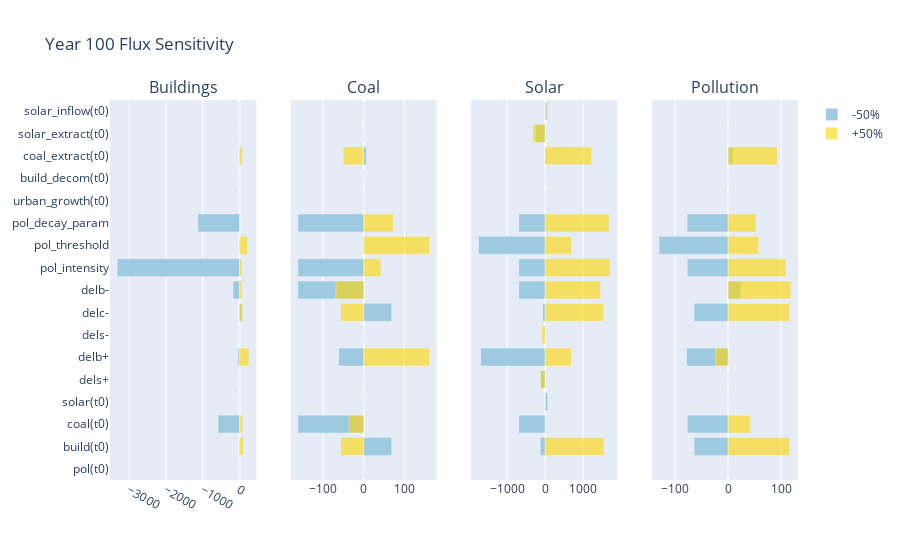

Here is the notebook cell this chart was saved with:
### Code cell
concerns = ["buildings", "coal", "solar", "pollution"]
fig = plot_value_at_time(concerns, "flux")
fig.write_image(f"sens_figures/update_230517/yr_100_flux.png")
fig.show()

### Figure 1 — Plotly figure (JSON) as saved in the notebook; plotly's stock layout.template omitted (floating-point values rounded to 4 significant figures)
{"data": [{"marker": {"color": "rgb(158, 202, 225)"}, "name": "-50%", "orientation": "h", "showlegend": true, "type": "bar", "x": [0, 4.565, -582.8, 0, 0, -40.21, 0, 49.34, -174.6, -3328.0, -7.105e-15, -1134.0, 0, 0, 14.08, 0, 0], "xaxis": "x", "y": ["pol(t0)", "build(t0)", "coal(t0)", "solar(t0)", "dels+", "delb+", "dels-", "delc-", "delb-", "pol_intensity", "pol_threshold", "pol_decay_param", "urban_growth(t0)", "build_decom(t0)", "coal_extract(t0)", "solar_extract(t0)", "solar_inflow(t0)"], "yaxis": "y"}, {"marker": {"color": "rgba(255,215,0,0.6)"}, "name": "+50%", "orientation": "h", "showlegend": true, "type": "bar", "x": [0, 106.9, 89.34, 0, 0, 257.2, 0, 84.66, 68.79, 70.0, 220.7, 18.16, 0, 0, 80.43, 0, 0], "xaxis": "x", "y": ["pol(t0)", "build(t0)", "coal(t0)", "solar(t0)", "dels+", "delb+", "dels-", "delc-", "delb-", "pol_intensity", "pol_threshold", "pol_decay_param", "urban_growth(t0)", "build_decom(t0)", "coal_extract(t0)", "solar_extract(t0)", "solar_inflow(t0)"], "yaxis": "y"}, {"marker": {"color": "rgb(158, 202, 225)"}, "name": "-50%", "orientation": "h", "showlegend": false, "type": "bar", "x": [0, 68.26, -160.9, 0, 0, -60.86, 0, 68.26, -160.9, -160.9, -5.684e-14, -160.9, 0, 0, 6.332, 0, 0], "xaxis": "x2", "y": ["pol(t0)", "build(t0)", "coal(t0)", "solar(t0)", "dels+", "delb+", "dels-", "delc-", "delb-", "pol_intensity", "pol_threshold", "pol_decay_param", "urban_growth(t0)", "build_decom(t0)", "coal_extract(t0)", "solar_extract(t0)", "solar_inflow(t0)"], "yaxis": "y2"}, {"marker": {"color": "rgba(255,215,0,0.6)"}, "name": "+50%", "orientation": "h", "showlegend": false, "type": "bar", "x": [0, -55.83, -35.65, 0, 0, 160.9, 0, -55.83, -67.74, 41.72, 160.9, 72.62, 0, 0, -50.0, 0, 0], "xaxis": "x2", "y": ["pol(t0)", "build(t0)", "coal(t0)", "solar(t0)", "dels+", "delb+", "dels-", "delc-", "delb-", "pol_intensity", "pol_threshold", "pol_decay_param", "urban_growth(t0)", "build_decom(t0)", "coal_extract(t0)", "solar_extract(t0)", "solar_inflow(t0)"], "yaxis": "y2"}, {"marker": {"color": "rgb(158, 202, 225)"}, "name": "-50%", "orientation": "h", "showlegend": false, "type": "bar", "x": [0, -126.5, -691.0, 68.13, -117.8, -1691.0, -15.21, -61.93, -691.0, -691.0, -1752.0, -691.0, 0, 0, 8.281, -250.0, 68.13], "xaxis": "x3", "y": ["pol(t0)", "build(t0)", "coal(t0)", "solar(t0)", "dels+", "delb+", "dels-", "delc-", "delb-", "pol_intensity", "pol_threshold", "pol_decay_param", "urban_growth(t0)", "build_decom(t0)", "coal_extract(t0)", "solar_extract(t0)", "solar_inflow(t0)"], "yaxis": "y3"}, {"marker": {"color": "rgba(255,215,0,0.6)"}, "name": "+50%", "orientation": "h", "showlegend": false, "type": "bar", "x": [0, 1552.0, 5.074, 0, -117.8, 691.0, -83.34, 1540.0, 1454.0, 1710.0, 691.0, 1679.0, 0, 0, 1224.0, -318.1, 37.45], "xaxis": "x3", "y": ["pol(t0)", "build(t0)", "coal(t0)", "solar(t0)", "dels+", "delb+", "dels-", "delc-", "delb-", "pol_intensity", "pol_threshold", "pol_decay_param", "urban_growth(t0)", "build_decom(t0)", "coal_extract(t0)", "solar_extract(t0)", "solar_inflow(t0)"], "yaxis": "y3"}, {"marker": {"color": "rgb(158, 202, 225)"}, "name": "-50%", "orientation": "h", "showlegend": false, "type": "bar", "x": [-3.787e-06, -64.13, -76.63, 0, 0, -78.17, 0, -64.13, 23.67, -76.74, -130.0, -77.16, 0, 0, 9.113, 0, 0], "xaxis": "x4", "y": ["pol(t0)", "build(t0)", "coal(t0)", "solar(t0)", "dels+", "delb+", "dels-", "delc-", "delb-", "pol_intensity", "pol_threshold", "pol_decay_param", "urban_growth(t0)", "build_decom(t0)", "coal_extract(t0)", "solar_extract(t0)", "solar_inflow(t0)"], "yaxis": "y4"}, {"marker": {"color": "rgba(255,215,0,0.6)"}, "name": "+50%", "orientation": "h", "showlegend": false, "type": "bar", "x": [-3.787e-06, 115.8, 41.8, 0, 0, -23.41, 0, 115.8, 118.0, 109.0, 57.7, 52.56, 0, 0, 92.72, 0, 0], "xaxis": "x4", "y": ["pol(t0)", "build(t0)", "coal(t0)", "solar(t0)", "dels+", "delb+", "dels-", "delc-", "delb-", "pol_intensity", "pol_threshold", "pol_decay_param", "urban_growth(t0)", "build_decom(t0)", "coal_extract(t0)", "solar_extract(t0)", "solar_inflow(t0)"], "yaxis": "y4"}], "layout": {"annotations": [{"font": {"size": 16}, "showarrow": false, "text": "Buildings", "x": 0.1062, "xanchor": "center", "xref": "paper", "y": 1, "yanchor": "bottom", "yref": "paper"}, {"font": {"size": 16}, "showarrow": false, "text": "Coal", "x": 0.3688, "xanchor": "center", "xref": "paper", "y": 1, "yanchor": "bottom", "yref": "paper"}, {"font": {"size": 16}, "showarrow": false, "text": "Solar", "x": 0.6313, "xanchor": "center", "xref": "paper", "y": 1, "yanchor": "bottom", "yref": "paper"}, {"font": {"size": 16}, "showarrow": false, "text": "Pollution", "x": 0.8938, "xanchor": "center", "xref": "paper", "y": 1, "yanchor": "bottom", "yref": "paper"}], "barmode": "overlay", "title": {"text": "Year 100 Flux Sensitivity"}, "xaxis": {"anchor": "y", "domain": [0, 0.2125]}, "xaxis2": {"anchor": "y2", "domain": [0.2625, 0.475]}, "xaxis3": {"anchor": "y3", "domain": [0.525, 0.7375]}, "xaxis4": {"anchor": "y4", "domain": [0.7875, 1]}, "yaxis": {"anchor": "x", "domain": [0, 1]}, "yaxis2": {"anchor": "x2", "domain": [0, 1], "matches": "y", "showticklabels": false}, "yaxis3": {"anchor": "x3", "domain": [0, 1], "matches": "y", "showticklabels": false}, "yaxis4": {"anchor": "x4", "domain": [0, 1], "matches": "y", "showticklabels": false}}}
